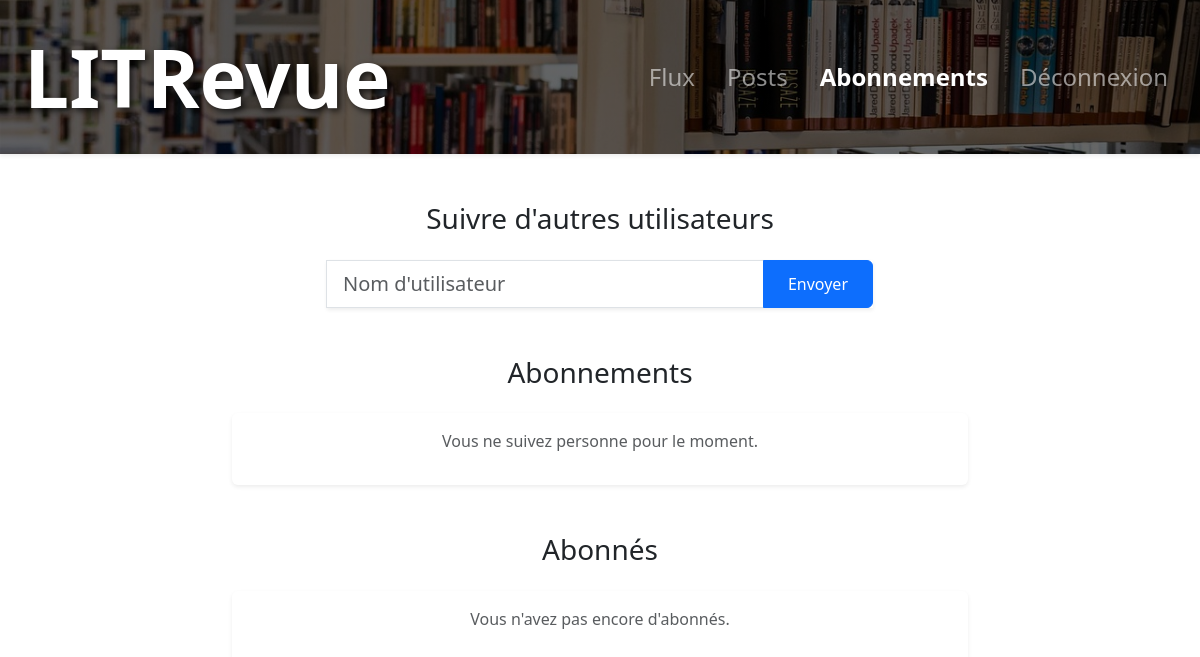
The page /subscriptions/ (signed in) on the database as committed earlier.
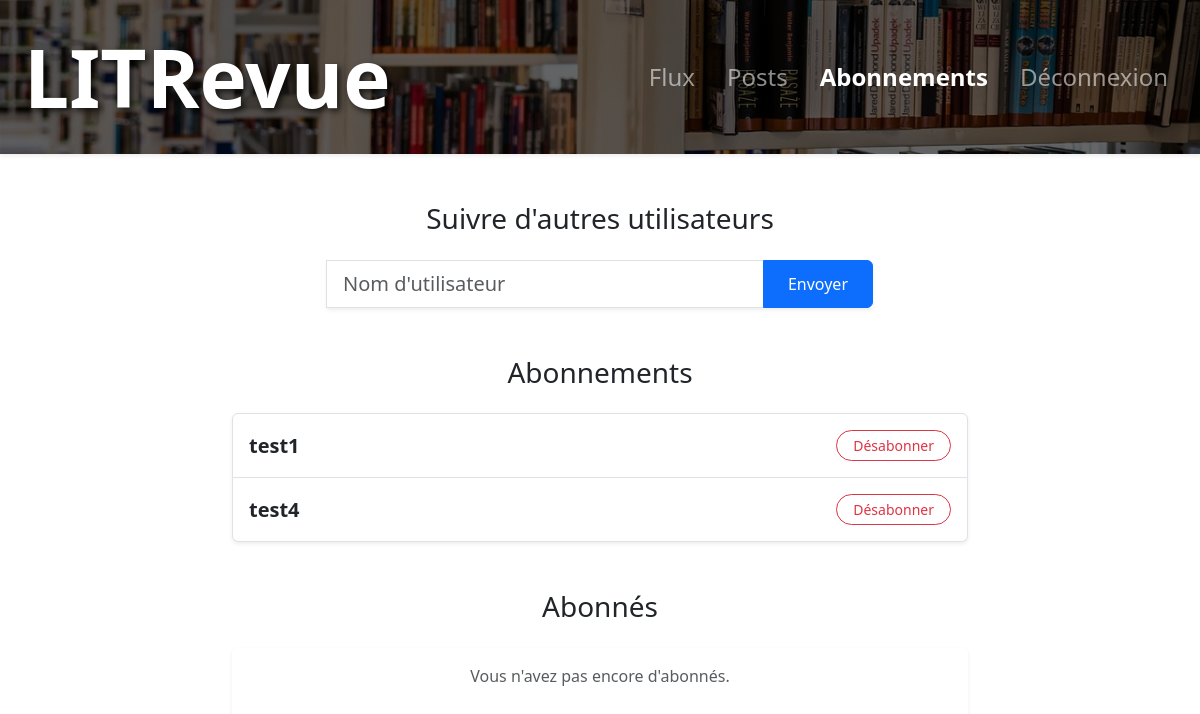
The same page on the database as committed later.
### authentication/models.py (models this page shows)
class User(AbstractUser):
    pass

### flux/views.py (the view, shortened to what this page needs)
# urls.py: path('subscriptions/', flux.views.subscriptions, name='subscriptions'),
@login_required
def subscriptions(request):
    users_followed = User.objects.filter(
        id__in=UserFollows.objects.filter(user=request.user).values_list('followed_user', flat=True)
    )
    followers = User.objects.filter(
        id__in=UserFollows.objects.filter(followed_user=request.user).values_list('user', flat=True)
    )
    context = {
        'users_followed': users_followed,
        'followers': followers,
    }
    return render(request, 'flux/subscriptions.html', context)

### flux/templates/flux/subscriptions.html (shortened to what this page needs)
{% extends 'base.html' %}
{% load static %}
{% block content %}
<section class="mb-5">
    <h3 class="text-center mb-4 mt-5">Suivre d'autres utilisateurs</h3>
    <div class="row justify-content-center">
        <div class="col-md-8 col-lg-6">
            <form method="post" class="input-group shadow-sm">
                <input type="text" name="username" class="form-control form-control-lg" placeholder="Nom d'utilisateur">
                <button class="btn btn-primary px-4" type="submit">Envoyer</button>
            </form>
        </div>
    </div>
</section>
 <section class="mb-5">
    <h3 class="text-center mb-4">Abonnements</h3>
    <div class="row justify-content-center">
        <div class="col-md-10 col-lg-8">
            {% include "flux/partials/user_list.html" with users=users_followed show_action=True action_url='unfollow' action_text='Désabonner' empty_message='Vous ne suivez personne pour le moment.' %}
        </div>
    </div>
</section>
<section class="mb-5">
    <h3 class="text-center mb-4">Abonnés</h3>
    <div class="row justify-content-center">
        <div class="col-md-10 col-lg-8">
            <ul class="list-group shadow-sm">
                {% for follower in followers %}
                    <li class="list-group-item p-3">
                        <span class="fs-5">{{ follower.username }}</span>
                    </li>
                {% empty %}
                    <p class="text-center text-muted py-3">Vous n'avez pas encore d'abonnés.</p>
                {% endfor %}
            </ul>
        </div>
    </div>
</section>
{% endblock content %}

### flux/templates/flux/partials/user_list.html (shortened to what this page needs)
<div class="list-group shadow-sm">
    {% for user in users %}
        <div class="list-group-item d-flex justify-content-between align-items-center p-3">
            <span class="fw-bold fs-5 text-dark">{{ user.username }}</span>
            {% if show_action %}
                <form method="post" action="{% url action_url user.id %}">
                    <button type="submit" class="btn btn-outline-danger btn-sm rounded-pill px-3">
                        {{ action_text }}
                    </button>
                </form>
            {% endif %}
        </div>
    {% empty %}
        <p class="text-center text-muted py-3">{{ empty_message }}</p>
    {% endfor %}
</div>

Rows that differ between the two databases and show on the page:
now on this page (row edited): User: username "test1", action_text "Désabonner"
now on this page (row unchanged): User: username "test4", action_text "Désabonner"
Other text that changed with them:
{{ empty_message }}: "Vous ne suivez personne pour le moment." → (not shown)
